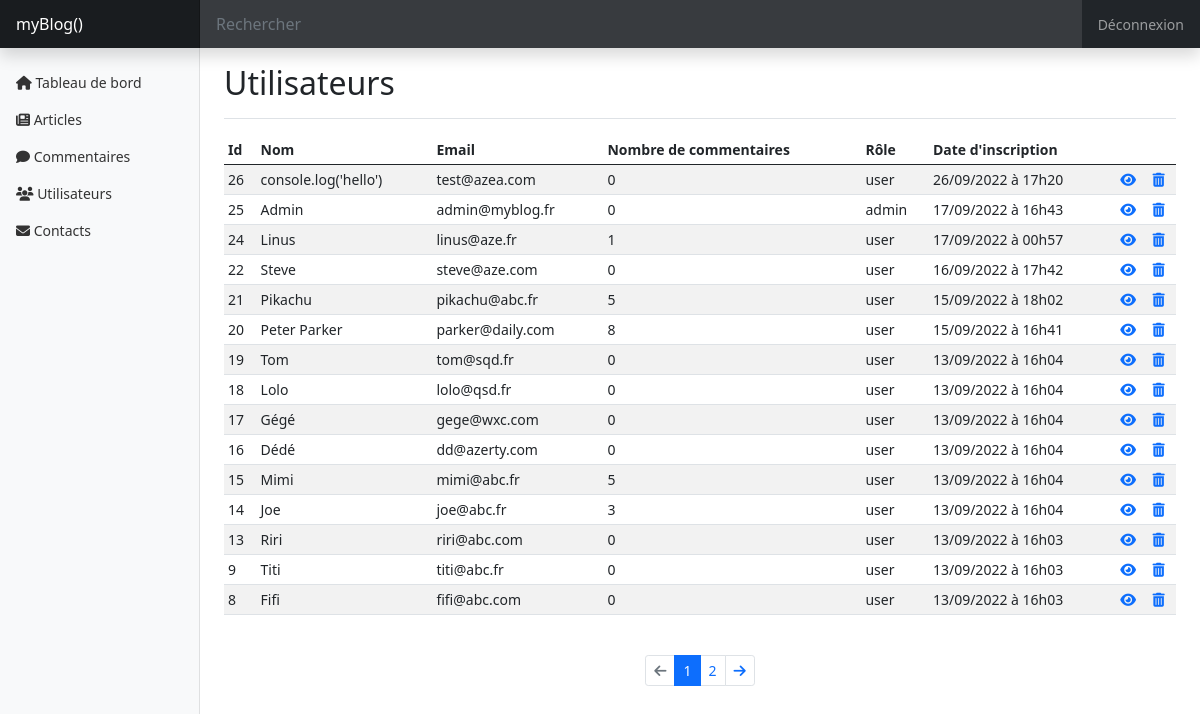
/index.php?action=users (signed in), run on the app's committed database.
### tables this page shows
CREATE TABLE `users` (
  `id` int(11) NOT NULL,
  `username` varchar(255) NOT NULL,
  `email` varchar(255) NOT NULL,
  `password` varchar(255) NOT NULL,
  `role` enum('user','admin') NOT NULL DEFAULT 'user',
  `signup_date` datetime NOT NULL
);

### src/controllers/admin/ViewAllUsersController.php (called while the page is built, shortened)
<?php
class ViewAllUsersController
{
    public function execute()
    {
        $globals = new Globals();
        $get = $globals->getGET();
        $userRepository = new UserRepository();
        $userRepository->connection = new DatabaseConnection();
        $users = $userRepository->getUsers();
        if (isset($get['page']) && !empty($get['page'])) {
            $currentPage = (int) strip_tags($get['page']);
        } else {
            $currentPage = 1;
        }
        $usersNb = count($users);
        $perPage = 15;
        $pages = ceil($usersNb / $perPage);
        $offset = ($currentPage * $perPage) - $perPage;
        $users = array_slice($users, $offset, $perPage);
        $commentRepository = new CommentRepository();
        $commentRepository->connection = new DatabaseConnection();
        $comments = $commentRepository->getComments();
        foreach ($users as $user) {
            $commentsNb = 0;
            foreach ($comments as $comment) {
                if ($user->username == $comment->author) {
                    $commentsNb++;
                }
            }
            $usersWithCommentsNb[] = [$user, $commentsNb];
        }
        require 'templates/admin/user.php';
    }
}

### src/lib/DatabaseConnection.php (called while the page is built, shortened)
<?php
class DatabaseConnection
{
    public ?\PDO $database = null;
    public function getConnection(): \PDO
    {
        if ($this->database === null) {
            $this->database = new \PDO('mysql:host=localhost;dbname=P5_myBlog;charset=utf8', 'root', '');
        }
        return $this->database;
    }
}

### src/repository/UserRepository.php (called while the page is built, shortened)
<?php
class UserRepository
{
    public DatabaseConnection $connection;
    public function getUsers(): array
    {
        $statement = $this->connection->getConnection()->query(
            "SELECT id, username, email, password, role, DATE_FORMAT(signup_date, '%d/%m/%Y à %Hh%i') AS french_creation_date
            FROM users
            ORDER BY signup_date DESC"
        );
        $users = [];
        while ($row = $statement->fetch()) {
            $user = new User(
                $row['id'],
                $row['username'],
                $row['email'],
                $row['password'],
                $row['role'],
                $row['french_creation_date']
            );
            $users[] = $user;
        }
        return $users;
    }
}

### src/model/user.php (called while the page is built, shortened)
<?php
class User
{
    public function __construct(
        string $id,
        string $username,
        string $email,
        string $password,
        string $role,
        string $frenchCreationDate
    ) {
        $this->id = $id;
        $this->username = $username;
        $this->email = $email;
        $this->role = $role;
        $this->frenchCreationDate = $frenchCreationDate;
    }
}

### templates/admin/user.php (the view, shortened to what this page needs)
<main class="col-md-9 ms-sm-auto col-lg-10 px-md-4">
    <div class="pt-3 pb-2 mb-3 border-bottom">
        <h1 class="h2">Utilisateurs</h1>
    </div>
    <div class="table-responsive">
        <table class="table table-striped table-sm">
            <thead>
                <tr>
                    <th scope="col">Id</th>
                    <th scope="col">Nom</th>
                    <th scope="col">Email</th>
                    <th scope="col">Nombre de commentaires</th>
                    <th scope="col">Rôle</th>
                    <th scope="col">Date d'inscription</th>
                    <th scope="col"></th>
                    <th scope="col"></th>
                </tr>
            </thead>
            <tbody>
                <?php
                foreach ($usersWithCommentsNb as $user) {
                ?>
                    <tr>
                        <td><?= $user[0]->id ?></td>
                        <td><?= $user[0]->username ?></td>
                        <td><?= $user[0]->email ?></td>
                        <td><?= $user[1] ?></td>
                        <td><?= $user[0]->role ?></td>
                        <td><?= $user[0]->frenchCreationDate ?></td>
                        <td><a href="index.php?action=viewUser&id=<?= urlencode($user[0]->id) ?>" class="text-decoration-none fa-solid fa-eye"></a></td>
                        <td><a href="" class="text-decoration-none fa-solid fa-trash-can" data-bs-toggle="modal" data-bs-target="#deleteUser-<?= urlencode($user[0]->id) ?>"></a></td>
                    </tr>
                <?php
                }
                ?>
            </tbody>
        </table>
    </div>
    <nav aria-label="Pagination">
        <ul class="pagination justify-content-center my-4 pagination-sm">
            <li class="page-item <?= ($currentPage == 1) ? "disabled" : "" ?>">
                <a class="page-link" href="index.php?action=users&page=<?= urlencode($currentPage) - 1 ?>" aria-label="Previous">
                    <span class="fa-solid fa-arrow-left" aria-hidden="true"></span>
                </a>
            </li>
            <?php for ($page = 1; $page <= $pages; $page++) : ?>
                <li class="page-item <?= ($currentPage == $page) ? "active" : "" ?>" aria-current="page">
                    <a class="page-link" href="index.php?action=users&page=<?= urlencode($page) ?>"><?= $page ?></a>
                </li>
            <?php endfor ?>
            <li class="page-item <?= ($currentPage == $pages) ? "disabled" : "" ?>">
                <a class="page-link" href="index.php?action=users&page=<?= urlencode($currentPage) + 1 ?>" aria-label="Next">
                    <span class="fa-solid fa-arrow-right" aria-hidden="true"></span>
                </a>
            </li>
        </ul>
    </nav>
</main>
<?php
require 'templates/admin/layout.php';
?>

### css/dashboard.css (style rules this page uses)
body { font-size: .875rem; }
th { cursor: pointer; }

### data on the page
users: id "26", username "console.log('hello')", email "test@azea.com", user "0", role "user", frenchCreationDate "26/09/2022 à 17h20"
users: id "25", username "Admin", email "admin@myblog.fr", user "0", role "admin", frenchCreationDate "17/09/2022 à 16h43"
users: id "24", username "Linus", email "linus@aze.fr", user "1", role "user", frenchCreationDate "17/09/2022 à 00h57"
users: id "22", username "Steve", email "steve@aze.com", user "0", role "user", frenchCreationDate "16/09/2022 à 17h42"
users: id "21", username "Pikachu", email "pikachu@abc.fr", user "5", role "user", frenchCreationDate "15/09/2022 à 18h02"
users: id "20", username "Peter Parker", email "parker@daily.com", user "8", role "user", frenchCreationDate "15/09/2022 à 16h41"
users: id "19", username "Tom", email "tom@sqd.fr", user "0", role "user", frenchCreationDate "13/09/2022 à 16h04"
users: id "18", username "Lolo", email "lolo@qsd.fr", user "0", role "user", frenchCreationDate "13/09/2022 à 16h04"
users: id "17", username "Gégé", email "gege@wxc.com", user "0", role "user", frenchCreationDate "13/09/2022 à 16h04"
users: id "16", username "Dédé", email "dd@azerty.com", user "0", role "user", frenchCreationDate "13/09/2022 à 16h04"
users: id "15", username "Mimi", email "mimi@abc.fr", user "5", role "user", frenchCreationDate "13/09/2022 à 16h04"
users: id "14", username "Joe", email "joe@abc.fr", user "3", role "user", frenchCreationDate "13/09/2022 à 16h04"
users: id "13", username "Riri", email "riri@abc.com", user "0", role "user", frenchCreationDate "13/09/2022 à 16h03"
users: id "9", username "Titi", email "titi@abc.fr", user "0", role "user", frenchCreationDate "13/09/2022 à 16h03"
users: id "8", username "Fifi", email "fifi@abc.com", user "0", role "user", frenchCreationDate "13/09/2022 à 16h03"
